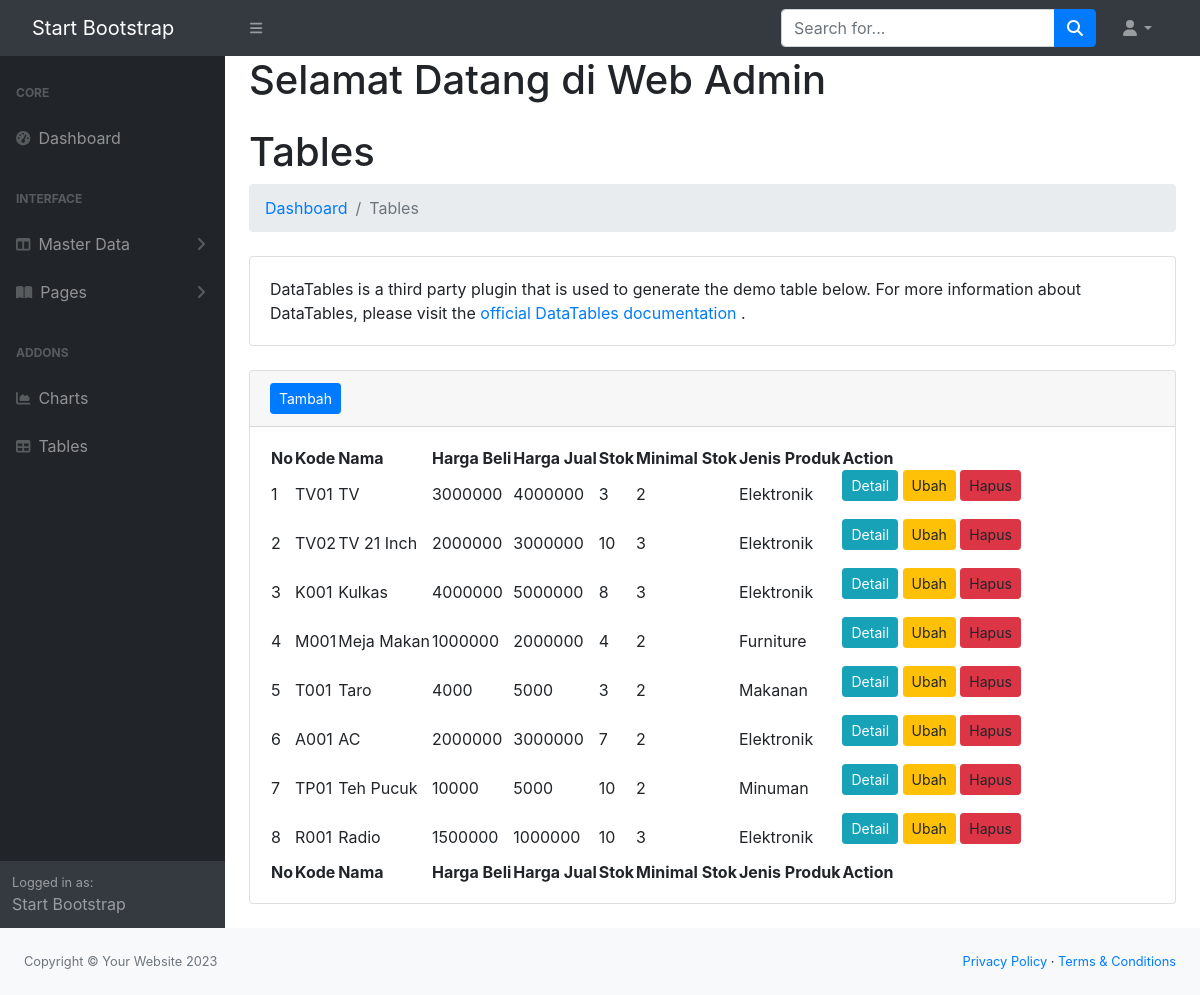
The page /admin/index.php?url=product on the database its author committed.
### tables this page shows
CREATE TABLE `produk` (
  `id` int(11) NOT NULL,
  `kode` varchar(10) DEFAULT NULL,
  `nama` varchar(45) NOT NULL,
  `harga_beli` double DEFAULT NULL,
  `harga_jual` double DEFAULT NULL,
  `stok` int(11) DEFAULT NULL,
  `min_stok` int(11) DEFAULT NULL,
  `jenis_produk_id` int(11) NOT NULL
);

CREATE TABLE `jenis_produk` (
  `id` int(11) NOT NULL,
  `nama` varchar(20) DEFAULT NULL,
  `ket` varchar(50) DEFAULT NULL
);

### admin/models/Produk.php (called while the page is built, shortened)
<?php
class Produk {
 private $koneksi;
 public function __construct(){
    global $dbh;
    $this->koneksi = $dbh;
}
 public function dataProduk(){
    $sql = "SELECT produk.*, jenis_produk.nama as Kategori FROM produk INNER JOIN
    jenis_produk ON jenis_produk.id = produk.jenis_produk_id ";
    $ps = $this->koneksi->prepare($sql);
    $ps->execute();
    $rs = $ps->fetchAll();
    return $rs;
}
}
?>

### admin/product.php (the view, shortened to what this page needs)
<?php
$model = new Produk();
$data_produk = $model->dataProduk();
?>
                        <h1 class="mt-4">Tables</h1>
                        <ol class="breadcrumb mb-4">
                            <li class="breadcrumb-item"><a href="index.html">Dashboard</a></li>
                            <li class="breadcrumb-item active">Tables</li>
                        </ol>
                        <div class="card mb-4">
                            <div class="card-body">
                                DataTables is a third party plugin that is used to generate the demo table below. For more information about DataTables, please visit the
                                <a target="_blank" href="https://datatables.net/">official DataTables documentation</a>
                                .
                            </div>
                        </div>
                        <div class="card mb-4">
                            <div class="card-header">
                                <a href="index.php?url=product_form" class="btn btn-primary btn-sm"> Tambah </a>
                            </div>
                            <div class="card-body">
                                <table id="datatablesSimple">
                                    <thead>
                                        <tr>
                                            <th>No</th>
                                            <th>Kode</th>
                                            <th>Nama</th>
                                            <th>Harga Beli</th>
                                            <th>Harga Jual</th>
                                            <th>Stok</th>
                                            <th>Minimal Stok</th>
                                            <th>Jenis Produk </th>
                                            <th>Action</th>
                                        </tr>
                                    </thead>
                                    <tfoot>
                                        <tr>
                                            <th>No</th>
                                            <th>Kode</th>
                                            <th>Nama</th>
                                            <th>Harga Beli</th>
                                            <th>Harga Jual</th>
                                            <th>Stok</th>
                                            <th>Minimal Stok</th>
                                            <th>Jenis Produk </th>
                                            <th>Action</th>
                                        </tr>
                                    </tfoot>
                                    <tbody>
                                        <?php
                                        $no = 1;
                                        foreach($data_produk as $row){
                                        ?>
                                        <tr>
                                            <td><?= $no ?></td>
                                            <td><?= $row['kode']?></td>
                                            <td><?= $row['nama']?></td>
                                            <td><?= $row['harga_beli']?></td>
                                            <td><?= $row['harga_jual']?></td>
                                            <td><?= $row['stok']?></td>
                                            <td><?= $row['min_stok']?></td>
                                            <td><?= $row['Kategori']?></td>
                                            <td>
                                                <form action="produk_controller.php" method="post">
                                                    <a class="btn btn-info btn-sm" href="index.php?url=product_detail&id=<?= $row ['id'] ?>">Detail</a>
                                                    <a class="btn btn-warning btn-sm">Ubah</a>
                                                    <a class="btn btn-danger btn-sm">Hapus</a>
                                                </form>
                                            </td>
                                        </tr>
                                      <?php
                                        $no++;
                                    }
                                        ?>
                                    </tbody>
                                </table>
                            </div>
</div>
</div>

### rows shown on the page
produk: kode "TV01", nama "TV", harga_beli "3000000", harga_jual "4000000", stok "3", min_stok "2", jenis_produk.nama "Elektronik"
produk: kode "TV02", nama "TV 21 Inch", harga_beli "2000000", harga_jual "3000000", stok "10", min_stok "3", jenis_produk.nama "Elektronik"
produk: kode "K001", nama "Kulkas", harga_beli "4000000", harga_jual "5000000", stok "8", min_stok "3", jenis_produk.nama "Elektronik"
produk: kode "M001", nama "Meja Makan", harga_beli "1000000", harga_jual "2000000", stok "4", min_stok "2", jenis_produk.nama "Furniture"
produk: kode "T001", nama "Taro", harga_beli "4000", harga_jual "5000", stok "3", min_stok "2", jenis_produk.nama "Makanan"
produk: kode "A001", nama "AC", harga_beli "2000000", harga_jual "3000000", stok "7", min_stok "2", jenis_produk.nama "Elektronik"
produk: kode "TP01", nama "Teh Pucuk", harga_beli "10000", harga_jual "5000", stok "10", min_stok "2", jenis_produk.nama "Minuman"
produk: kode "R001", nama "Radio", harga_beli "1500000", harga_jual "1000000", stok "10", min_stok "3", jenis_produk.nama "Elektronik"
